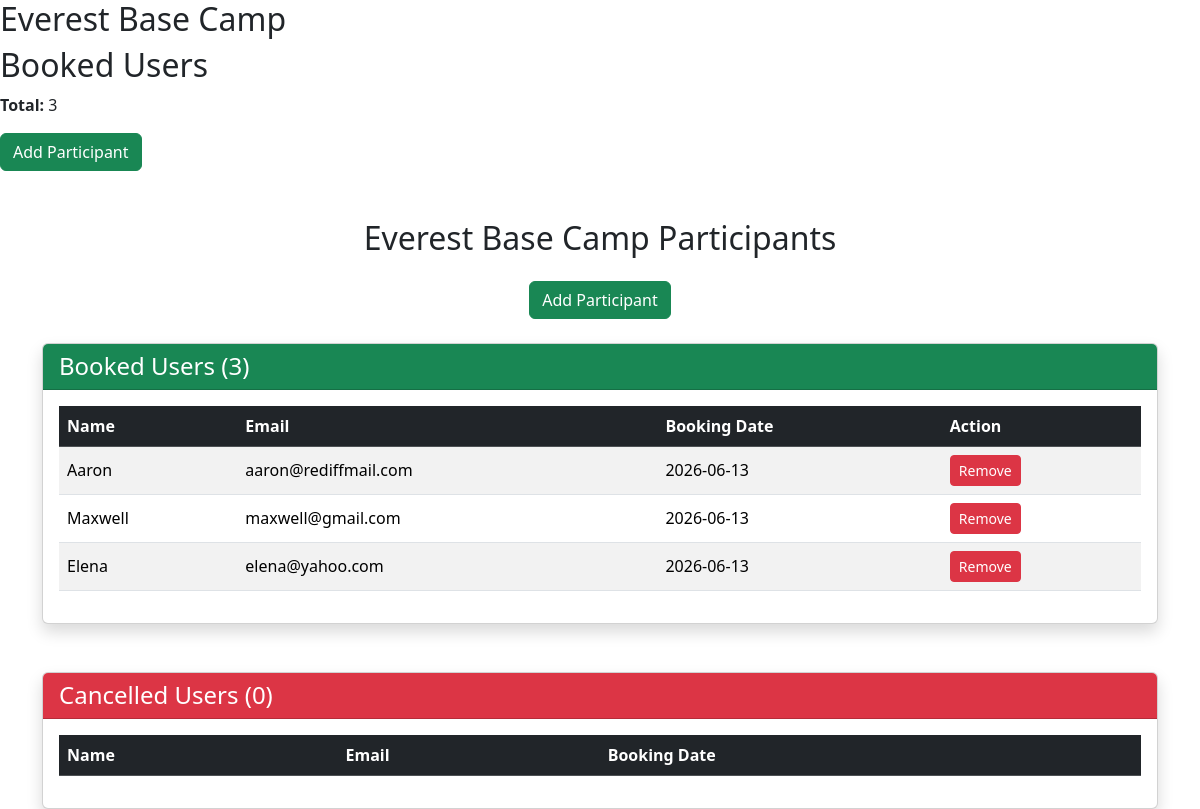
/participants/1 (signed in), run on the app's committed database.
### models.py (models this page shows)
class Trek(db.Model):
    id = db.Column(db.Integer, primary_key=True)
    name = db.Column(db.String(100))
    location = db.Column(db.String(100))
    assigned_staff_id=staff_id=db.Column(db.Integer, db.ForeignKey('user.id'))
    available_slots=db.Column(db.Integer)
    difficulty = db.Column(db.String(50))
    duration = db.Column(db.Integer)
    status = db.Column(db.String(20),default='Open')
    start_date=db.Column(db.Date)
    end_date=db.Column(db.Date)
    image=db.Column(db.String(500))
    trek_details=db.Column(db.String(500))
    bookings = db.relationship(
        'Booking',
        backref='trek',
        lazy=True
    )
    assigned_staff_id = db.Column(
        db.Integer,
        db.ForeignKey('user.id'),
        nullable=True
    )

class User(db.Model):
    id = db.Column(db.Integer, primary_key=True)
    name = db.Column(db.String(100) , nullable=False)
    email = db.Column(db.String(100), unique=True ,nullable=False)
    password = db.Column(db.String(100) ,nullable=False)
    role = db.Column(db.String(20))
    approved = db.Column(db.Boolean, default=False)
    blacklisted = db.Column(db.Boolean, default=False)
    bookings = db.relationship(
        'Booking',
        backref='user',
        lazy=True
    )

class Booking(db.Model):
    Booking_ID = db.Column(db.Integer, primary_key=True)
    User_ID=db.Column(db.Integer, db.ForeignKey('user.id'))
    Trek_ID=db.Column(db.Integer, db.ForeignKey('trek.id'))
    Booking_Date=db.Column(db.Date)
    Status=db.Column(db.String(100))

### app.py (the view)
@app.route('/participants/<int:trek_id>')
def participants(trek_id):
    if 'user_id' not in session:
        return redirect('/login')
    if session['role'] != 'staff':
        return "Access Denied"
    trek = Trek.query.get(trek_id)
    booked_users = []
    cancelled_users = []
    bookings = Booking.query.filter_by(
        Trek_ID=trek_id
    ).all()
    for booking in bookings:
        user = User.query.get(booking.User_ID)
        if booking.Status == 'Booked':
            booked_users.append({
                'user': user,
                'booking': booking
            })
        elif booking.Status == 'Cancelled':
            cancelled_users.append({
                'user': user,
                'booking': booking
            })
    return render_template(
        'participants.html',
        trek=trek,
        booked_users=booked_users,
        cancelled_users=cancelled_users
    )

### templates/participants.html (shortened to what this page needs)
<!DOCTYPE html>
<html lang="en">
<head>
    <link href="https://cdn.jsdelivr.net/npm/bootstrap@5.3.8/dist/css/bootstrap.min.css" rel="stylesheet">
</head>
<body>
    <h2>{{ trek.name }}</h2>
<h2>Booked Users</h2>
<p>
<b>Total:</b>
{{ booked_users|length }}
</p>
<a href="/add_participant/{{ trek.id }}" class="btn btn-success">Add Participant</a>
<br><br>
<div class="container mt-4">
<h2 class="text-center mb-4">{{ trek.name }} Participants</h2>
<div class="text-center mb-4">
    <a href="/add_participant/{{ trek.id }}" class="btn btn-success">
        Add Participant
    </a>
</div>
<div class="card shadow mb-5">
    <div class="card-header bg-success text-white">
        <h4 class="mb-0">Booked Users ({{ booked_users|length }})</h4>
    </div>
    <div class="card-body">
        <table class="table table-striped table-hover align-middle">
            <thead class="table-dark">
                <tr>
                    <th>Name</th>
                    <th>Email</th>
                    <th>Booking Date</th>
                    <th>Action</th>
                </tr>
            </thead>
            <tbody>
            {% for item in booked_users %}
                <tr>
                    <td>{{ item.user.name }}</td>
                    <td>{{ item.user.email }}</td>
                    <td>{{ item.booking.Booking_Date }}</td>
                    <td><a href="/remove_participant/{{ item.booking.Booking_ID }}" class="btn btn-danger btn-sm">Remove</a></td>
                </tr>
            {% endfor %}
            </tbody>
        </table>
    </div>
</div>
<div class="card shadow">
    <div class="card-header bg-danger text-white">
        <h4 class="mb-0">Cancelled Users ({{ cancelled_users|length }})</h4>
    </div>
    <div class="card-body">
        <table class="table table-striped table-hover align-middle">
            <thead class="table-dark">
                <tr>
                    <th>Name</th>
                    <th>Email</th>
                    <th>Booking Date</th>
                </tr>
            </thead>
        </table>
    </div>
</div>
</div>
</body>
</html>

### data on the page
Trek: name "Everest Base Camp"
User: user.name "Aaron", user.email "aaron@rediffmail.com"
Booking: booking.Booking_Date "2026-06-13"
User: user.name "Maxwell", user.email "maxwell@gmail.com"
Booking: booking.Booking_Date "2026-06-13"
User: user.name "Elena", user.email "elena@yahoo.com"
Booking: booking.Booking_Date "2026-06-13"

### other printed values
{{ booked_users|length }} "3"
{{ cancelled_users|length }} "0"
